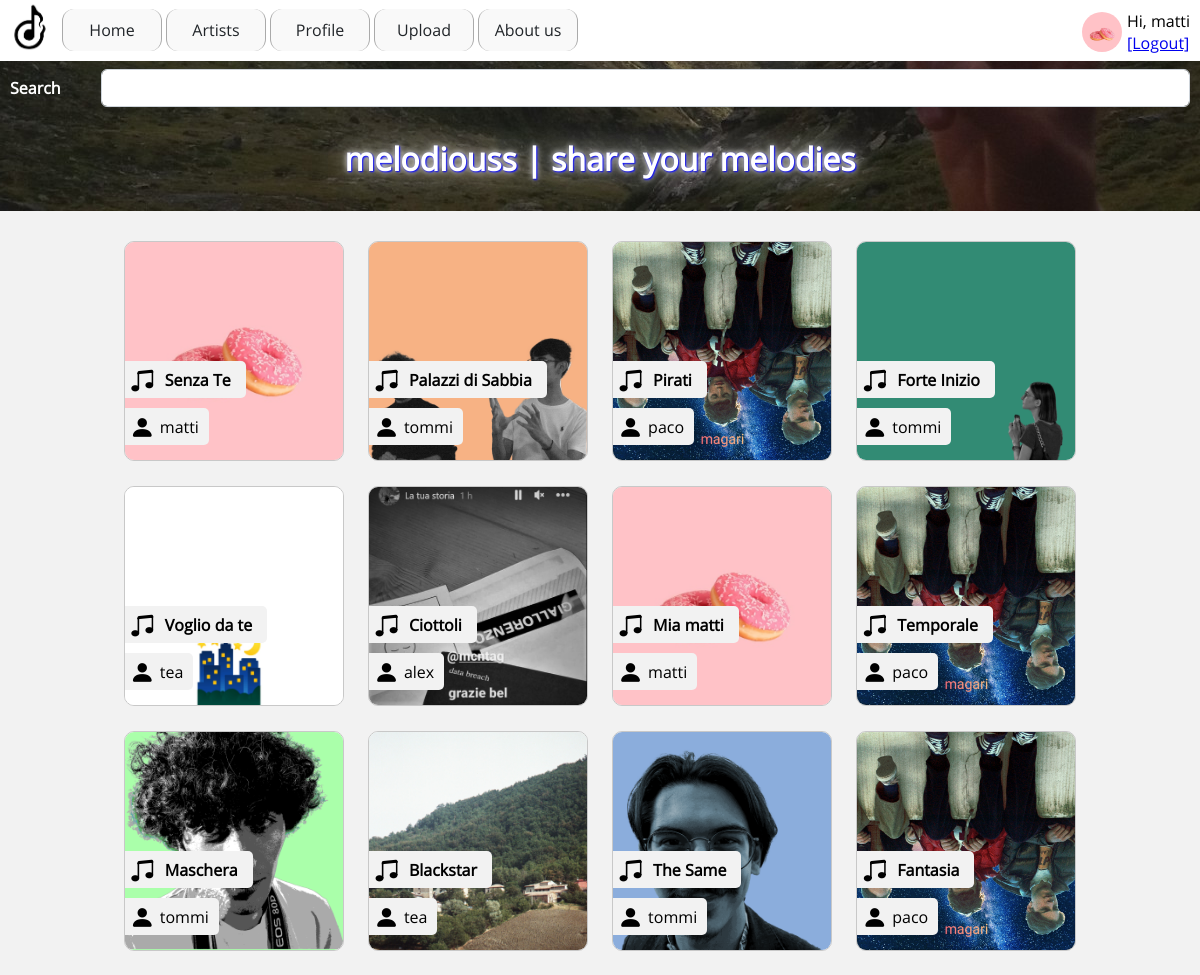
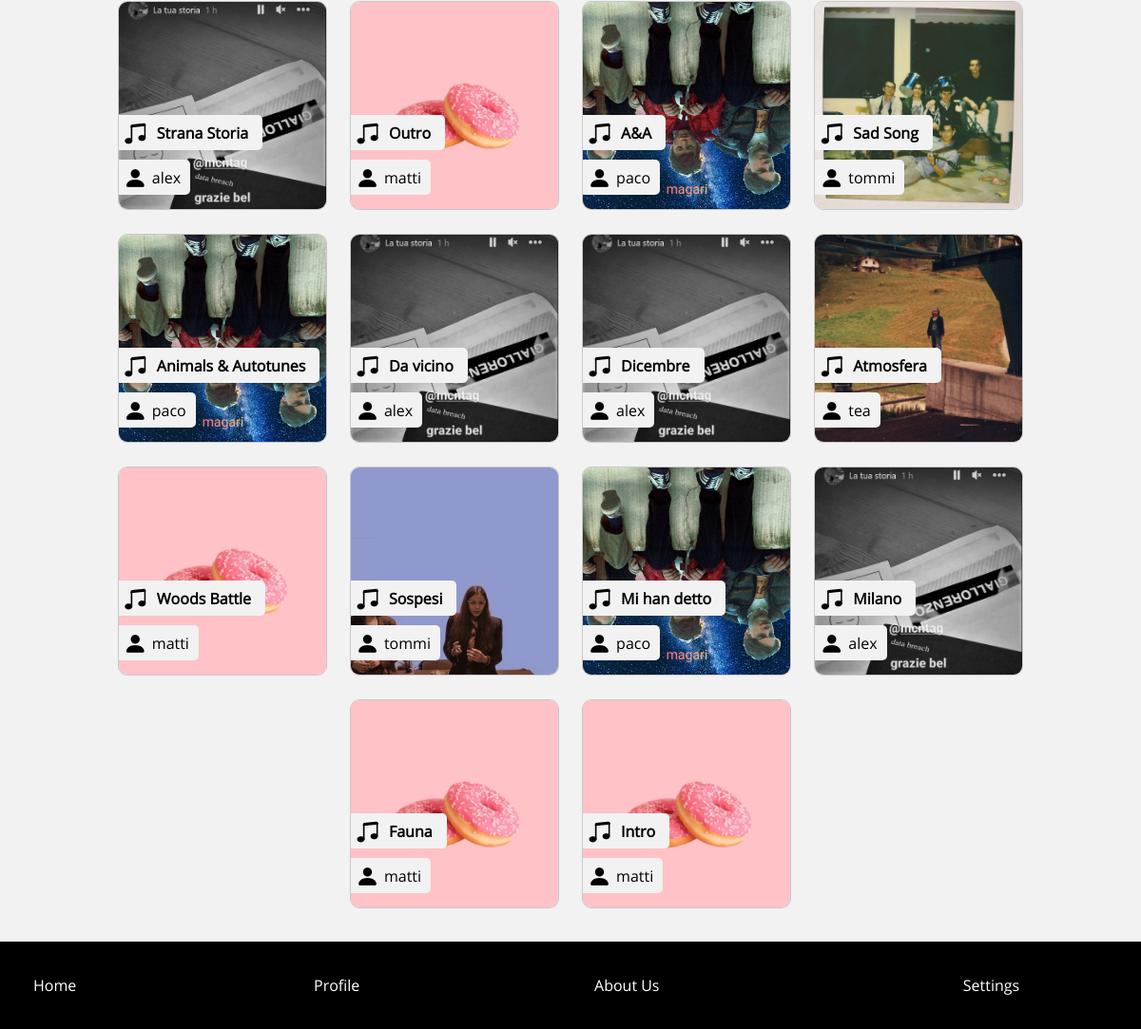
The page /index.php (signed in) on the database its author committed (2 pictures, top to bottom).
### tables this page shows
CREATE TABLE `songs` (
  `id` int(11) NOT NULL,
  `user_id` int(11) NOT NULL,
  `file` varchar(1024) NOT NULL,
  `image` varchar(1024) NOT NULL,
  `title` varchar(100) NOT NULL,
  `views` int(11) NOT NULL DEFAULT 0,
  `downloads` int(11) NOT NULL DEFAULT 0,
  `popularity` int(11) NOT NULL DEFAULT 0,
  `date` datetime DEFAULT NULL,
  `album_id` int(11) DEFAULT NULL
);

CREATE TABLE `users` (
  `id` int(11) NOT NULL,
  `username` varchar(30) NOT NULL,
  `first_name` varchar(30) NOT NULL,
  `last_name` varchar(30) NOT NULL,
  `email` varchar(100) NOT NULL,
  `password` varchar(255) NOT NULL,
  `role` varchar(5) NOT NULL,
  `biog` varchar(2000) DEFAULT NULL,
  `date` datetime NOT NULL,
  `image` varchar(1024) DEFAULT NULL
);

### functions.php (called while the page is built, shortened)
<?php
function is_logged_in():bool
{
    if(!empty($_SESSION['USER']) && is_array($_SESSION['USER']))
	{
		return true;
	}
	return false;
}
function get_image($path)
{
    if(file_exists($path ?? ''))
        return $path;
    return "assets/images/13.jpg";
}
function user($key)
{
    if(!empty($_SESSION['USER'][$key]))
        return $_SESSION['USER'][$key];
    return '';
}
function get_role()
{
    if(user('role') == 'music')
        return '';
    return '_user';
}
function esc($str)
{
    return htmlspecialchars($str);
}
function query($query)
{
    global $conn;
    $result = mysqli_query($conn, $query);
	if(!is_bool($result))
	{
		if(mysqli_num_rows($result) > 0)
		{
			$rows = [];
			while($row = mysqli_fetch_assoc($result))
			{
				$rows[] = $row;
			}
			return $rows;
		}
	}
	return false;
}

### index.php (the view, shortened to what this page needs)
<?php
	$query = "SELECT * FROM songs ORDER BY id DESC LIMIT 30";
	$songs = query($query);
	if(!empty($songs))
	{
		shuffle($songs);
		foreach($songs as $key => $row)
		{
			$id = $row['user_id'];
			$query = "SELECT * FROM users WHERE id='$id' LIMIT 1";
			$artist = query($query);
			if(!empty($artist))
			{
				$songs[$key]['artist'] = $artist[0];
			}
		}
	}
?>
<?php require 'header.php';?>
<form style="background-color:#000000dd;" method="get" action="search.php" class="class_10_index" >
	<label class="class_11"  >
		Search
	</label>
	<input value="<?=$_GET['q'] ?? ''?>" placeholder="" type="text" name="q" class="class_12" >
</form>
<div class="class_13 fix_me" >
	<h1 class="class_14_index" >
		melodiouss | share your melodies
	</h1>
</div>
<div class="class_15">
	<?php if(!empty($songs)):?>
		<?php foreach($songs as $song):?>
			<a href="song.php?id=<?=$song['id']?>" class="class_16" id="song_card" >
				<img src="<?=get_image($song['image'])?>"  backup="" class="class_17 item_class_3">
				<div class="credits">
					<div class="class_19 class_name">
						<i class="bi bi-music-note-beamed class_20"></i>
						<div class="class_18" >
							<strong><?=esc($song['title'])?></strong>
						</div>
					</div>
					<div class="class_19">
						<i class="bi bi-person-fill class_20"></i>
						<div class="class_21"  >
							<?=$song['artist']['username'] ?? 'Unknown' ?>
						</div>
					</div>
				</div>
			</a>
		<?php endforeach;?>
	<?php endif;?>
</div>
<?php require 'footer.php';?>

### header.php (shortened to what this page needs)
<!DOCTYPE html>
<html>
	<head>
		<link rel="stylesheet" type="text/css" href="assets/css/bootstrap-icons.css">
		<link rel="stylesheet" href="https://cdnjs.cloudflare.com/ajax/libs/font-awesome/4.7.0/css/font-awesome.min.css">
		<link rel="stylesheet" type="text/css" href="assets/css/styles.css">
	</head>
<body>
	<header class="class_1" >
		<div class="class_2" style="max-width:60px; height:auto;">
			<img src="assets/images/attachment_123775517.jpg" class="class_3" >
		</div>
		<div  class="item_class_0 class_4">
			<div class="menubar class_6">
				<?php if(is_logged_in()): ?>
					<a href="index.php" class="class_7"  >
						Home
					</a>
					<a href="artists.php" class="class_7"  >
						Artists
					</a>
					<a href="profile<?=get_role()?>.php" class="class_7"  >
						Profile
					</a>
				<?php endif; ?>
				<?php if(get_role() == ''): ?>
					<a href="upload.php" class="class_7"  >
						Upload
					</a>
				<?php endif; ?>
				<a href="info.php" class="class_7"  >
					About us
				</a>
			</div>
		</div>
		<div class="class_8" style="border-radius: 7px;margin: 5px 5px 0px 0px;">
			<?php if(is_logged_in()):?>
				<img src="<?=get_image(user('image'))?>" class="class_9" >
				<div>Hi, <?=user('username')?>
					<a style="width:100%; display:block;" href="logout.php">[Logout]</a>
				</div>
			<?php else:?>
				<a href="login.php" class="class_7_login">Login</a>
			<?php endif;?>
		</div>
	</header>

### footer.php
<div class="class_61" style="display:center;">
    <div class="class_62" style="display:center;">
        <a href="index.php" class="class_63"  >
    		Home
    	</a>
    </div>
	<div class="class_62" style="display:center;">
		<?php if(is_logged_in()): ?>
			<a href="profile.php" class="class_63"  >
				Profile
			</a>
		<?php endif; ?>
	</div>
	<div class="class_62" style="display:center;">
        <a href="info.php" class="class_63"  >
    		About Us
    	</a>
    </div>
	<div class="class_62" style="text-align:center;">
		<?php if(is_logged_in()): ?>
			<a href="settings.php" class="class_63"  >
				Settings
			</a>
		<?php endif; ?>
	</div>
</div>
</body>
</html>

### assets/css/styles.css (style rules this page uses)
body { font-family: opensans; font-size: 16px; margin:65px 0 0 0; padding:0px; word-break: break-word; word-wrap: break-word; }
header { position:fixed; width:100%; top:0; left:0; background-color:#ffffff; align-items:center; z-index:1; }
.class_1 { position: fixed; background-color: #ffffff; display: flex; }
.class_2 { flex:1; max-width:120px; background-color: white; align-items: center; }
.class_3 { width: 100%; height:50px; object-fit:cover; }
.class_4 { flex:1; position:relative; display:flex; flex-wrap: wrap; align-items:center; justify-content: flex-start; background-color: white; }
.class_6 { flex-wrap: wrap; align-items:center; justify-content: flex-start; }
.class_7 { display:flex; display:block; min-width:100px; text-align:center; text-decoration:none; background-color:#f3f3f379; padding: 10px; border-right: solid thin #aaa; border-left: solid thin #aaa; cursor: pointer; color: #212529; margin: 0px 2px; border-radius: 12px; }
.class_8 { max-width:150px; padding:5px; display:flex; align-items: center; }
.class_9 { margin-right:5px; width: 40px; height:40px; object-fit:cover; border-radius: 50%; }
.class_10_index { display: flex; margin-top: 4px; margin-bottom:-50px; padding: 4px 10px; align-items: center; background-color: rgb(96, 96, 96); color: rgb(255, 255, 255); }
.class_11 { min-width: 50px; margin: 0.5rem 0.5rem 0.5rem 0px; display: inline-block; width: 90px; font-weight: bold; }
.class_12 { display: block; width: 100%; padding: .375rem .75rem; font-size: 1rem; font-weight: 400; line-height: 1.5; color: #212529; background-color: #fff; background-clip: padding-box; border: 1px solid #ced4da; -webkit-appearance: none; -moz-appearance: none; appearance: none; border-radius: .375rem; transition: border-color .15s ease-in-out,box-shadow .15s ease-in-out; }
.class_13 { height: 150px; padding: 10px; background-color: rgb(136, 136, 136); color: rgb(255, 255, 255); background-image: url(../images/index.jpg); background-position: bottom; }
.fix_me { display: flex; flex-direction: column; }
.class_14_index { color:white; text-shadow: 1px 1px 2px blue, 0 0 1em white, 0 0 0.2em white; padding-left: 10px; padding-right: 10px; text-align: center; margin-top: auto; }
.class_15 { z-index: 5; padding: 20px; background-color: rgb(242, 242, 242); color: rgb(255, 255, 255); text-align: center; }
.class_16 { width: 220px; height: 220px; background-color: rgb(255, 255, 255); color: rgb(0, 0, 0); border-radius: 10px; border: 1px solid rgb(200, 200, 200); cursor: pointer; overflow: hidden; margin: 10px; display: inline-block; }
.class_17 { width: 100%; height: 150px; object-fit: cover; transition: all 0.3s ease 0s; }
.class_18 { padding-left: 10px; padding-right: 10px; text-decoration: none; }
.class_19 { height: 37px; background-color: rgb(242, 242, 242); color: rgb(0, 0, 0); display: flex; align-items: center; padding-left: 5px; padding-right: 5px; }
.class_20 { font-size: 25px; }
.class_21 { padding: 5px; }
.class_61 { padding: 10px; background-color: #000; color: rgb(255, 255, 255); display: flex; }
.class_62 { padding: 10px; color: rgb(255, 255, 255); margin: 5px; width: 100%; }
.class_62 a { overflow: hidden; text-overflow: ellipsis; }
.class_63 { color: rgb(255, 255, 255); text-decoration: none; margin: 10px; display: block; }
#song_card > .credits > .class_19 { width: fit-content; border-radius: 0px 5px 5px 0; margin: 5px 0px; }
#song_card > .credits > .class_name { margin: 20px 0px 10px 0px; border-radius: 0px 5px 5px 0; }
#song_card > .credits { position: absolute; bottom: 10px; left: 0px; }
#song_card > img { height:auto; }
.class_15 > a { position: relative; text-decoration: none; object-fit: contain; }
.menubar { display: flex; }

### rows shown on the page
songs: title "Senza Te", user.username "matti"
songs: image (picture), title "Palazzi di Sabbia", user.username "tommi"
songs: image (picture), title "Pirati", user.username "paco"
songs: image (picture), title "Forte Inizio", user.username "tommi"
songs: image (picture), title "Voglio da te", user.username "tea"
songs: image (picture), title "Ciottoli", user.username "alex"
songs: title "Mia matti", user.username "matti"
songs: image (picture), title "Temporale", user.username "paco"
songs: image (picture), title "Maschera", user.username "tommi"
songs: image (picture), title "Blackstar", user.username "tea"
songs: image (picture), title "The Same", user.username "tommi"
songs: image (picture), title "Fantasia", user.username "paco"
songs: image (picture), title "Strana Storia", user.username "alex"
songs: title "Outro", user.username "matti"
songs: image (picture), title "A&A", user.username "paco"
songs: image (picture), title "Sad Song", user.username "tommi"
songs: image (picture), title "Animals & Autotunes", user.username "paco"
songs: image (picture), title "Da vicino", user.username "alex"
songs: image (picture), title "Dicembre", user.username "alex"
songs: image (picture), title "Atmosfera", user.username "tea"
songs: title "Woods Battle", user.username "matti"
songs: image (picture), title "Sospesi", user.username "tommi"
songs: image (picture), title "Mi han detto", user.username "paco"
songs: image (picture), title "Milano", user.username "alex"
songs: title "Fauna", user.username "matti"
songs: title "Intro", user.username "matti"

### other values the page prints
user('username') "matti"
